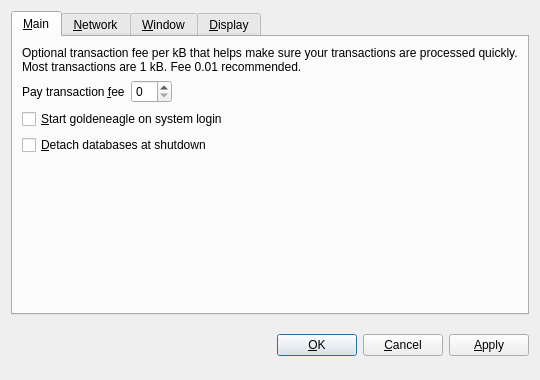
<?xml version="1.0" encoding="UTF-8"?>
<ui version="4.0">
 <class>OptionsDialog</class>
 <widget class="QDialog" name="OptionsDialog">
  <property name="geometry">
   <rect>
    <x>0</x>
    <y>0</y>
    <width>540</width>
    <height>380</height>
   </rect>
  </property>
  <property name="windowTitle">
   <string>Options</string>
  </property>
  <property name="modal">
   <bool>true</bool>
  </property>
  <layout class="QVBoxLayout" name="verticalLayout">
   <item>
    <widget class="QTabWidget" name="tabWidget">
     <property name="tabPosition">
      <enum>QTabWidget::North</enum>
     </property>
     <property name="currentIndex">
      <number>0</number>
     </property>
     <widget class="QWidget" name="tabMain">
      <attribute name="title">
       <string>&amp;Main</string>
      </attribute>
      <layout class="QVBoxLayout" name="verticalLayout_Main">
       <item>
        <widget class="QLabel" name="transactionFeeInfoLabel">
         <property name="text">
          <string>Optional transaction fee per kB that helps make sure your transactions are processed quickly. Most transactions are 1 kB. Fee 0.01 recommended.</string>
         </property>
         <property name="textFormat">
          <enum>Qt::PlainText</enum>
         </property>
         <property name="wordWrap">
          <bool>true</bool>
         </property>
        </widget>
       </item>
       <item>
        <layout class="QHBoxLayout" name="horizontalLayout_Main">
         <item>
          <widget class="QLabel" name="transactionFeeLabel">
           <property name="text">
            <string>Pay transaction &amp;fee</string>
           </property>
           <property name="textFormat">
            <enum>Qt::PlainText</enum>
           </property>
           <property name="buddy">
            <cstring>transactionFee</cstring>
           </property>
          </widget>
         </item>
         <item>
          <widget class="BitcoinAmountField" name="transactionFee"/>
         </item>
         <item>
          <spacer name="horizontalSpacer_Main">
           <property name="orientation">
            <enum>Qt::Horizontal</enum>
           </property>
           <property name="sizeHint" stdset="0">
            <size>
             <width>40</width>
             <height>20</height>
            </size>
           </property>
          </spacer>
         </item>
        </layout>
       </item>
       <item>
        <widget class="QCheckBox" name="bitcoinAtStartup">
         <property name="toolTip">
          <string>Automatically start goldeneagle after logging in to the system.</string>
         </property>
         <property name="text">
          <string>&amp;Start goldeneagle on system login</string>
         </property>
        </widget>
       </item>
       <item>
        <widget class="QCheckBox" name="detachDatabases">
         <property name="toolTip">
          <string>Detach block and address databases at shutdown. This means they can be moved to another data directory, but it slows down shutdown. The wallet is always detached.</string>
         </property>
         <property name="text">
          <string>&amp;Detach databases at shutdown</string>
         </property>
        </widget>
       </item>
       <item>
        <spacer name="verticalSpacer_Main">
         <property name="orientation">
          <enum>Qt::Vertical</enum>
         </property>
         <property name="sizeHint" stdset="0">
          <size>
           <width>20</width>
           <height>40</height>
          </size>
         </property>
        </spacer>
       </item>
      </layout>
     </widget>
     <widget class="QWidget" name="tabNetwork">
      <attribute name="title">
       <string>&amp;Network</string>
      </attribute>
      <layout class="QVBoxLayout" name="verticalLayout_Network">
       <item>
        <widget class="QCheckBox" name="mapPortUpnp">
         <property name="toolTip">
          <string>Automatically open the goldeneagle client port on the router. This only works when your router supports UPnP and it is enabled.</string>
         </property>
         <property name="text">
          <string>Map port using &amp;UPnP</string>
         </property>
        </widget>
       </item>
       <item>
        <widget class="QCheckBox" name="connectSocks">
         <property name="toolTip">
          <string>Connect to the goldeneagle network through a SOCKS proxy (e.g. when connecting through Tor).</string>
         </property>
         <property name="text">
          <string>&amp;Connect through SOCKS proxy:</string>
         </property>
        </widget>
       </item>
       <item>
        <layout class="QHBoxLayout" name="horizontalLayout_Network">
         <item>
          <widget class="QLabel" name="proxyIpLabel">
           <property name="text">
            <string>Proxy &amp;IP:</string>
           </property>
           <property name="textFormat">
            <enum>Qt::PlainText</enum>
           </property>
           <property name="buddy">
            <cstring>proxyIp</cstring>
           </property>
          </widget>
         </item>
         <item>
          <widget class="QValidatedLineEdit" name="proxyIp">
           <property name="maximumSize">
            <size>
             <width>140</width>
             <height>16777215</height>
            </size>
           </property>
           <property name="toolTip">
            <string>IP address of the proxy (e.g. 127.0.0.1)</string>
           </property>
          </widget>
         </item>
         <item>
          <widget class="QLabel" name="proxyPortLabel">
           <property name="text">
            <string>&amp;Port:</string>
           </property>
           <property name="textFormat">
            <enum>Qt::PlainText</enum>
           </property>
           <property name="buddy">
            <cstring>proxyPort</cstring>
           </property>
          </widget>
         </item>
         <item>
          <widget class="QLineEdit" name="proxyPort">
           <property name="maximumSize">
            <size>
             <width>55</width>
             <height>16777215</height>
            </size>
           </property>
           <property name="toolTip">
            <string>Port of the proxy (e.g. 9050)</string>
           </property>
          </widget>
         </item>
         <item>
          <widget class="QLabel" name="socksVersionLabel">
           <property name="text">
            <string>SOCKS &amp;Version:</string>
           </property>
           <property name="textFormat">
            <enum>Qt::PlainText</enum>
           </property>
           <property name="buddy">
            <cstring>socksVersion</cstring>
           </property>
          </widget>
         </item>
         <item>
          <widget class="QValueComboBox" name="socksVersion">
           <property name="toolTip">
            <string>SOCKS version of the proxy (e.g. 5)</string>
           </property>
          </widget>
         </item>
         <item>
          <spacer name="horizontalSpacer_Network">
           <property name="orientation">
            <enum>Qt::Horizontal</enum>
           </property>
           <property name="sizeHint" stdset="0">
            <size>
             <width>40</width>
             <height>20</height>
            </size>
           </property>
          </spacer>
         </item>
        </layout>
       </item>
       <item>
        <spacer name="verticalSpacer_Network">
         <property name="orientation">
          <enum>Qt::Vertical</enum>
         </property>
         <property name="sizeHint" stdset="0">
          <size>
           <width>20</width>
           <height>40</height>
          </size>
         </property>
        </spacer>
       </item>
      </layout>
     </widget>
     <widget class="QWidget" name="tabWindow">
      <attribute name="title">
       <string>&amp;Window</string>
      </attribute>
      <layout class="QVBoxLayout" name="verticalLayout_Window">
       <item>
        <widget class="QCheckBox" name="minimizeToTray">
         <property name="toolTip">
          <string>Show only a tray icon after minimizing the window.</string>
         </property>
         <property name="text">
          <string>&amp;Minimize to the tray instead of the taskbar</string>
         </property>
        </widget>
       </item>
       <item>
        <widget class="QCheckBox" name="minimizeOnClose">
         <property name="toolTip">
          <string>Minimize instead of exit the application when the window is closed. When this option is enabled, the application will be closed only after selecting Quit in the menu.</string>
         </property>
         <property name="text">
          <string>M&amp;inimize on close</string>
         </property>
        </widget>
       </item>
       <item>
        <spacer name="verticalSpacer_Window">
         <property name="orientation">
          <enum>Qt::Vertical</enum>
         </property>
         <property name="sizeHint" stdset="0">
          <size>
           <width>20</width>
           <height>40</height>
          </size>
         </property>
        </spacer>
       </item>
      </layout>
     </widget>
     <widget class="QWidget" name="tabDisplay">
      <attribute name="title">
       <string>&amp;Display</string>
      </attribute>
      <layout class="QVBoxLayout" name="verticalLayout_Display">
       <item>
        <layout class="QHBoxLayout" name="horizontalLayout_1_Display">
         <item>
          <widget class="QLabel" name="langLabel">
           <property name="text">
            <string>User Interface &amp;language:</string>
           </property>
           <property name="textFormat">
            <enum>Qt::PlainText</enum>
           </property>
           <property name="buddy">
            <cstring>lang</cstring>
           </property>
          </widget>
         </item>
         <item>
          <widget class="QValueComboBox" name="lang">
           <property name="toolTip">
            <string>The user interface language can be set here. This setting will take effect after restarting goldeneagle.</string>
           </property>
          </widget>
         </item>
        </layout>
       </item>
       <item>
        <layout class="QHBoxLayout" name="horizontalLayout_2_Display">
         <item>
          <widget class="QLabel" name="unitLabel">
           <property name="text">
            <string>&amp;Unit to show amounts in:</string>
           </property>
           <property name="textFormat">
            <enum>Qt::PlainText</enum>
           </property>
           <property name="buddy">
            <cstring>unit</cstring>
           </property>
          </widget>
         </item>
         <item>
          <widget class="QValueComboBox" name="unit">
           <property name="toolTip">
            <string>Choose the default subdivision unit to show in the interface and when sending coins.</string>
           </property>
          </widget>
         </item>
        </layout>
       </item>
       <item>
        <widget class="QCheckBox" name="displayAddresses">
         <property name="toolTip">
          <string>Whether to show goldeneagle addresses in the transaction list or not.</string>
         </property>
         <property name="text">
          <string>&amp;Display addresses in transaction list</string>
         </property>
        </widget>
       </item>
       <item>
        <widget class="QCheckBox" name="coinControlFeatures">
         <property name="toolTip">
          <string>Whether to show coin control features or not.</string>
         </property>
         <property name="text">
          <string>Display coin &amp;control features (experts only!)</string>
         </property>
        </widget>
       </item>
       <item>
        <spacer name="verticalSpacer_Display">
         <property name="orientation">
          <enum>Qt::Vertical</enum>
         </property>
         <property name="sizeHint" stdset="0">
          <size>
           <width>20</width>
           <height>40</height>
          </size>
         </property>
        </spacer>
       </item>
      </layout>
     </widget>
    </widget>
   </item>
   <item>
    <layout class="QHBoxLayout" name="horizontalLayout_Buttons">
     <item>
      <spacer name="horizontalSpacer_1">
       <property name="orientation">
        <enum>Qt::Horizontal</enum>
       </property>
       <property name="sizeHint" stdset="0">
        <size>
         <width>40</width>
         <height>48</height>
        </size>
       </property>
      </spacer>
     </item>
     <item>
      <widget class="QLabel" name="statusLabel">
       <property name="font">
        <font>
         <weight>75</weight>
         <bold>true</bold>
        </font>
       </property>
       <property name="text">
        <string/>
       </property>
       <property name="textFormat">
        <enum>Qt::PlainText</enum>
       </property>
       <property name="wordWrap">
        <bool>true</bool>
       </property>
      </widget>
     </item>
     <item>
      <spacer name="horizontalSpacer_2">
       <property name="orientation">
        <enum>Qt::Horizontal</enum>
       </property>
       <property name="sizeHint" stdset="0">
        <size>
         <width>40</width>
         <height>48</height>
        </size>
       </property>
      </spacer>
     </item>
     <item>
      <widget class="QPushButton" name="okButton">
       <property name="text">
        <string>&amp;OK</string>
       </property>
      </widget>
     </item>
     <item>
      <widget class="QPushButton" name="cancelButton">
       <property name="text">
        <string>&amp;Cancel</string>
       </property>
       <property name="autoDefault">
        <bool>false</bool>
       </property>
      </widget>
     </item>
     <item>
      <widget class="QPushButton" name="applyButton">
       <property name="text">
        <string>&amp;Apply</string>
       </property>
       <property name="autoDefault">
        <bool>false</bool>
       </property>
      </widget>
     </item>
    </layout>
   </item>
  </layout>
 </widget>
 <customwidgets>
  <customwidget>
   <class>BitcoinAmountField</class>
   <extends>QSpinBox</extends>
   <header>bitcoinamountfield.h</header>
  </customwidget>
  <customwidget>
   <class>QValueComboBox</class>
   <extends>QComboBox</extends>
   <header>qvaluecombobox.h</header>
  </customwidget>
  <customwidget>
   <class>QValidatedLineEdit</class>
   <extends>QLineEdit</extends>
   <header>qvalidatedlineedit.h</header>
  </customwidget>
 </customwidgets>
 <resources/>
 <connections/>
</ui>
